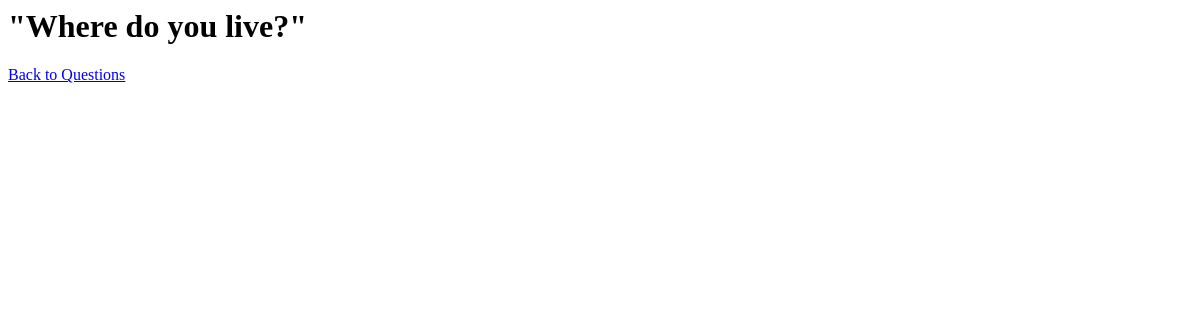
Before: /polls/5/results/ with the older database file.
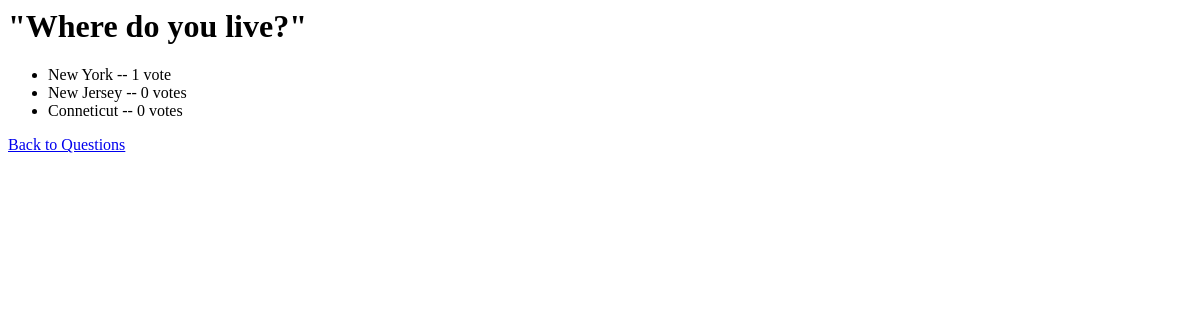
After: the same page with the newer database file.
### polls/models.py (models this page shows, shortened)
class Choice(models.Model):
    question = models.ForeignKey(Question, on_delete=models.CASCADE)
    choice_text = models.CharField(max_length=200)
    votes = models.IntegerField(default=0)

### polls/views.py (the view)
# urls.py: path('<int:pk>/results/', views.ResultsView.as_view(), name='results'),
class ResultsView(generic.DetailView):
    model = Question
    template_name = 'polls/results.html'

### polls/templates/Polls/results.html
<h1>{{ question.question_text }}</h1>
<ul>
{% for choice in question.choice_set.all %}
    <li>{{ choice.choice_text }} -- {{ choice.votes }} vote{{ choice.votes|pluralize }}</li>
{% endfor %}
</ul>
<a href="{% url 'polls:index' %}">Back to Questions</a>

Changed rows visible on the page:
added Choice: choice_text "New York", votes "1"
added Choice: choice_text "New Jersey", votes "0"
added Choice: choice_text "Conneticut", votes "0"
